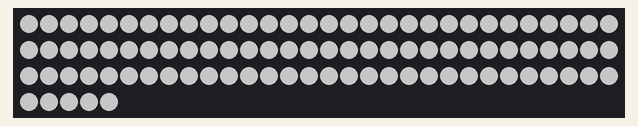
The sketch below on a simulated Arduino Uno, built with avr-gcc and run on an emulated ATmega328P. Parts: 95 RGB LEDs in strip order, left to right, continuing on the next row. Dim RGB values are drawn brighter than linear.

Above: at 0.15 s.
At 24.57 s:
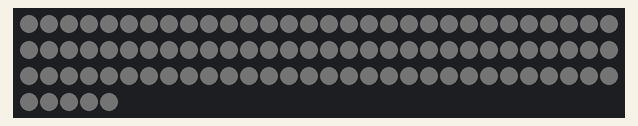

The sketch:

breathe.ino
```cpp
#include <FastLED.h>

#define LED_PIN     7
#define NUM_LEDS    95
#define DELAY       50
#define PERIOD      0.5 //seconds
#define MAXINTENSITY   0.750

// Arduino script is for lighting a strip (or series of strips)
// in a way that makes the colors look like they are breathing
CRGB leds[NUM_LEDS];

void setup() {

  FastLED.addLeds<WS2812, LED_PIN, GRB>(leds, NUM_LEDS);

}

void loop() {

  float time = millis()/(PERIOD*1000);
  float sint = (sin(time)+1.0)/2.0;

  int intense = round(255  * sint * MAXINTENSITY);
  int r = intense;
  int g = intense;
  int b = intense;

  for(int i = 0; i < NUM_LEDS; i++)
  {
    leds[i] = CRGB(r, g, b);
    // FastLED.show();
  }
  FastLED.show();
//  for(int i = 0; i < NUM_LEDS; i++)
//  {
//    leds[i] = CRGB(0, 0, 0);
//    FastLED.show();
//    delay(DELAY);
//  }
}
```
